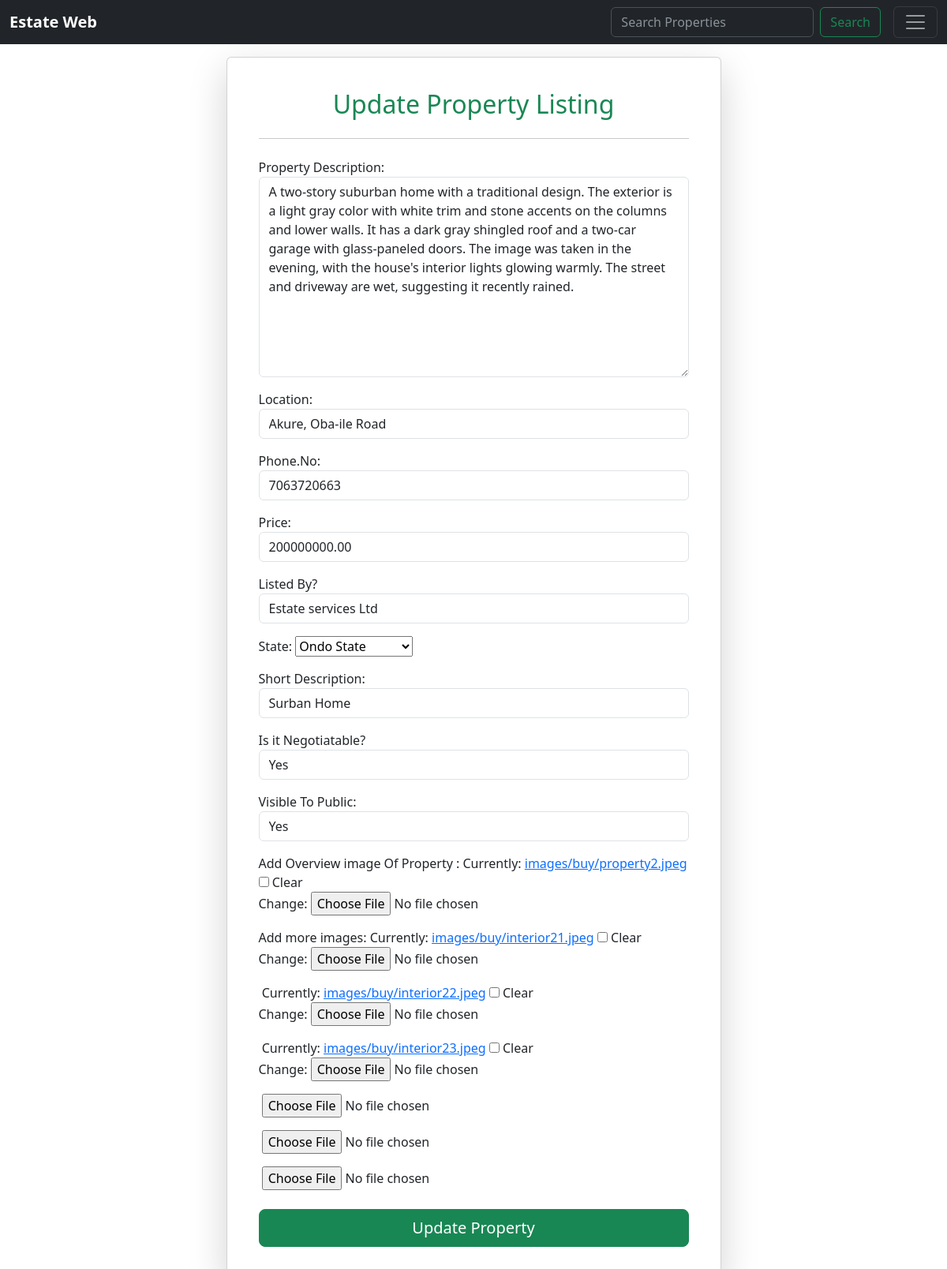
Screenshot of /update_property_s/11 (signed in) with the database file from the repository.
### estate/models.py (models this page shows, shortened)
class PropertyManagementSale(models.Model):
    user_id=models.IntegerField('Landlord', blank=False, default=1)
    summary=models.CharField('Short building tag', max_length=30, default=None)
    property_description = models.TextField('Description')
    location = models.CharField('Location', max_length=255)
    state= models.CharField(max_length=20,choices=STATES, default='Lagos')
    phone_number = models.IntegerField('Phone Number')
    owner = models.CharField('Listed By', max_length=120)
    price = models.DecimalField(max_digits=12, decimal_places=2, null=True, blank=True)
    bedrooms = models.IntegerField(default=0, blank=True, null=True)
    bathrooms = models.IntegerField(default=0, blank=True, null=True)
    available= models.BooleanField('Available', default=True)
    last_updated = models.DateTimeField(auto_now=True)#To pull out the last time the particular model was actually updated
    whilist=models.BooleanField('Add to Whilist', default=False)
    base_image= models.ImageField(null=True, blank=True, upload_to="images/buy")
    image1= models.ImageField(null=True, blank=True, upload_to="images/buy")
    image2= models.ImageField(null=True, blank=True, upload_to="images/buy")
    image3= models.ImageField(null=True, blank=True, upload_to="images/buy")
    image4= models.ImageField(null=True, blank=True, upload_to="images/buy")
    image5= models.ImageField(null=True, blank=True, upload_to="images/buy")
    image6= models.ImageField(null=True, blank=True, upload_to="images/buy")
    listed_date=models.DateTimeField(default=datetime.now, blank=True)
    class NegotiateChoices(models.TextChoices):
        YES = 'Y', 'Yes'
        NO = 'N', 'No'
    negotiate = models.CharField(max_length=1, choices=NegotiateChoices.choices, default=NegotiateChoices.NO, blank=True, null=True)

### estate/views.py (the view)
# urls.py: path('update_property_s/<property_id>', views.update_property_sale, name="update-property-s"),
def update_property_sale(request, property_id):
    if request.user.is_authenticated:
        property=PropertyManagementSale.objects.get(pk= property_id)
        form= SellForm(request.POST or None, request.FILES or None, instance=property)
        if form.is_valid():
            form.save()
            messages.success(request, "Property Updated Successfully")
            return redirect('my-listings')
        return render(request, 'estate/update_property_s.html', {'property': property, 'form': form})
    else:
        messages.success(request, ('You need to be logged in to accesss this page'))
        return redirect('welcome-page')

### estate/templates/estate/update_property_s.html (shortened to what this page needs)
{% extends 'estate/base.html' %}
{% block content %}
{% if user.is_authenticated %}
<div class="container mt-5">
    <div class="row justify-content-center">
        <div class="col-md-8 col-lg-7">
            <div class="card shadow-lg p-4 mb-5">
                <div class="card-body">
                    <h2 class="card-title text-center text-success mb-4">Update Property Listing</h2>
                    <hr class="mb-4">
                    {% if submitted %}
                        <div class="alert alert-success text-center" role="alert">
                            Your property listing has been updated successfully!
                        </div>
                        <div class="text-center mt-3">
                            <a href="{% url 'best-deals-r' %}" class="btn btn-outline-success">View All Rent Deals</a>
                            <a href="{% url 'user-dashboard' %}" class="btn btn-outline-secondary ms-2">Go to Dashboard</a>
                        </div>
                    {% else %}
                        <form action="" method="POST" enctype="multipart/form-data" novalidate>
                            {% for field in form %}
                                {% if field.is_hidden %}
                                    {{ field }}
                                {% else %}
                                    <div class="mb-3">
                                        {{ field.label_tag }}
                                        {% if field.field.widget.input_type == 'checkbox' %}
                                            <div class="form-check">
                                                {{ field }}
                                                <label class="form-check-label" for="{{ field.id_for_label }}">
                                                    {{ field.label }}
                                                </label>
                                                {% if field.help_text %}
                                                    <div class="form-text text-muted">{{ field.help_text }}</div>
                                                {% endif %}
                                            </div>
                                        {% else %}
                                            {{ field }}
                                        {% endif %}
                                    </div>
                                {% endif %}
                            {% endfor %}
                            <div class="d-grid mt-4">
                                <button type="submit" class="btn btn-success btn-lg">Update Property</button>
                            </div>
                        </form>
                    {% endif %}
                </div>
            </div>
        </div>
    </div>
</div>
{% else %}
    <div class="container mt-5 text-center">
        <h1 class="display-5 text-danger">Sorry! You don't have access to this page unless you're logged in.</h1>
        <p class="lead mt-3">Please log in to update properties.</p>
        <a href="{% url 'login' %}" class="btn btn-primary btn-lg mt-3">Login Here</a>
    </div>
{% endif %}
{% endblock %}

### rows the page displays
PropertyManagementSale: form "A two-story suburban home with a traditional design. The exterior is a light gray color with white trim and stone accents on the columns and lower walls. It has a dark gray shingled roof and a two-car garage with glass-paneled doors. The image was taken in the evening, with the house's interior lights glowing warmly. The street and driveway are wet, suggesting it recently rained." "Akure, Oba-ile Road" "7063720663" "200000000.00" "Estate services Ltd" "Ondo State" "Surban Home" "Yes" "Yes"

### other values shown
{{ field.label_tag }} "Property Description:" "Location:" "Phone.No:" "Price:" "Listed By?" "State:" "Short Description:" "Is it Negotiatable?" "Visible To Public:" "Add Overview image Of Property :" "Add more images:"
